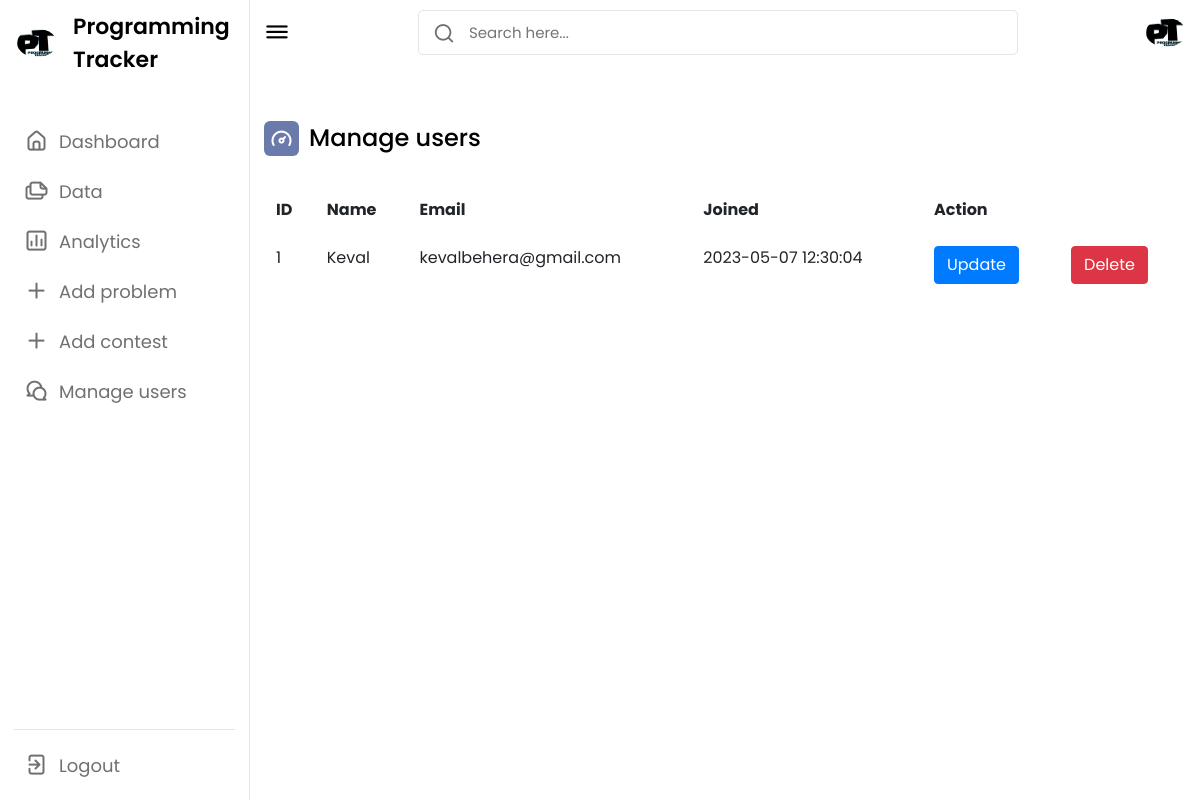
Page /admin_manage.php on the committed database.
### tables this page shows
CREATE TABLE `users` (
  `id` bigint(20) UNSIGNED NOT NULL,
  `username` varchar(50) NOT NULL,
  `email` varchar(100) NOT NULL,
  `password` varchar(50) NOT NULL,
  `datejoin` timestamp NOT NULL DEFAULT current_timestamp()
);

### admin_manage.php (the view, shortened to what this page needs)
<!DOCTYPE html>
<html lang="en">
<head>
    <link rel="stylesheet" href="./assets/css/admin.css">
    <link href='https://unpkg.com/boxicons@2.1.4/css/boxicons.min.css' rel='stylesheet'>
    <link rel="stylesheet" href="https://cdn.jsdelivr.net/npm/bootstrap@4.1.3/dist/css/bootstrap.min.css">
    <link rel="stylesheet" href="https://unicons.iconscout.com/release/v4.0.0/css/line.css">
</head>
<body>
<nav>
        <div class="logo-name">
            <div class="logo-image">
                <img src="./assets/images/PY.png" alt="Admin">
            </div>
            <span class="logo_name">Programming Tracker</span>
        </div>
        <div class="menu-items">
            <ul class="nav-links">
                <li><a href="admin.php">
                    <i class="uil uil-estate"></i>
                    <span class="link-name">Dashboard</span>
                </a></li>
                <li><a href="admin_data.php">
                    <i class="uil uil-files-landscapes"></i>
                    <span class="link-name">Data</span>
                </a></li>
                <li><a href="admin_analytics.php">
                    <i class="uil uil-chart"></i>
                    <span class="link-name">Analytics</span>
                </a></li>
                <li><a href="add_problem.php">
                    <i class="uil uil-plus"></i>
                    <span class="link-name">Add problem</span>
                </a></li>
                <li><a href="add_contest.php">
                    <i class="uil uil-plus"></i>
                    <span class="link-name">Add contest</span>
                </a></li>
                <li><a href="admin_manage.php">
                    <i class="uil uil-comments"></i>
                    <span class="link-name">Manage users</span>
                </a></li>
            </ul>
            <ul class="logout-mode">
                <li><a href="admin_login.php">
                    <i class="uil uil-signout"></i>
                    <span class="link-name">Logout</span>
                </a></li>
            </ul>
        </div>
    </nav>
    <section class="dashboard">
        <div class="top">
            <i class="uil uil-bars sidebar-toggle"></i>
            <div class="search-box">
                <i class="uil uil-search"></i>
                <input type="text" placeholder="Search here...">
            </div>
            <img src="./assets/images/PY.png" alt="">
        </div>
    <div class="dash-content">
            <div class="overview">
                <div class="title">
                    <i class="uil uil-tachometer-fast-alt"></i>
                    <span class="text">Manage users</span>
                </div>
            </div>
            <div class="activity">
            <table class="table table-borderless table-data3">
            <thead>
            <tr>
                <th>ID</th>
                <th>Name</th>
                <th>Email</th>
                <th>Joined</th>
                <th>Action</th>
            </tr>
            </thead>
            <?php
            $con = mysqli_connect("localhost:3333","root","","progtrack");
                    $query = "SELECT * FROM users";
                    $query_run = mysqli_query($con, $query);
                    if(mysqli_num_rows($query_run) > 0)
                    {
                        foreach($query_run as $items)
                        {
                            ?>
                            <tr>
                                <td><?= $items['id']; ?></td>
                                <td><?= $items['username']; ?></td>
                                <td><?= $items['email']; ?></td>
                                <td><?= $items['datejoin']; ?></td>
                                <td><a href="admin_update_user.php?id=<?= $items['id']; ?>" class="btn btn-primary">Update</a></td>
                                <td><a href="delete_user.php?id=<?= $items['id']; ?>" class="btn btn-danger">Delete</a></td>
                            </tr>
                            <?php
                        }
                    }
                    else
                    {
                        ?>
                            <tr>
                                <td colspan="4">No Record Found</td>
                            </tr>
                        <?php
                    }
        ?>
            </table>
            </div>
        </div>
    </section>
</body>
</html>

### assets/css/admin.css (style rules this page uses)
* { margin: 0; padding: 0; box-sizing: border-box; font-family: 'Poppins', sans-serif; }
:root { --primary-color: #6a7bab; --panel-color: #FFF; --text-color: #000; --black-light-color: #707070; --border-color: #e6e5e5; --toggle-color: #DDD; --box1-color: #8cd2f0; --box2-color: #FFE6AC; --box3-color: #E7D1FC; --title-icon-color: #fff; --tran-05: all 0.5s ease; --tran-03: all 0.3s ease; --tran-03: all 0.2s ease; }
body { min-height: 100vh; background-color: var(--primary-color); }
nav { position: fixed; top: 0; left: 0; height: 100%; width: 250px; padding: 10px 14px; background-color: var(--panel-color); border-right: 1px solid var(--border-color); transition: var(--tran-05); }
nav .logo-name { display: flex; align-items: center; }
nav .logo-image { display: flex; justify-content: center; min-width: 45px; }
nav .logo-image img { width: 40px; object-fit: cover; border-radius: 50%; }
nav .logo-name .logo_name { font-size: 22px; font-weight: 600; color: var(--text-color); margin-left: 14px; transition: var(--tran-05); text-decoration: solid; }
nav .menu-items { margin-top: 40px; height: calc(100% - 90px); display: flex; flex-direction: column; justify-content: space-between; }
.menu-items li { list-style: none; }
.menu-items li a { display: flex; align-items: center; height: 50px; text-decoration: none; position: relative; }
.menu-items li a i { font-size: 24px; min-width: 45px; height: 100%; display: flex; align-items: center; justify-content: center; color: var(--black-light-color); }
.menu-items li a .link-name { font-size: 18px; font-weight: 400; color: var(--black-light-color); transition: var(--tran-05); }
.menu-items .logout-mode { padding-top: 10px; border-top: 1px solid var(--border-color); }
.dashboard { position: relative; left: 250px; background-color: var(--panel-color); min-height: 100vh; width: calc(100% - 250px); padding: 10px 14px; transition: var(--tran-05); }
.dashboard .top { position: fixed; top: 0; left: 250px; display: flex; width: calc(100% - 250px); justify-content: space-between; align-items: center; padding: 10px 14px; background-color: var(--panel-color); transition: var(--tran-05); z-index: 10; }
.dashboard .top .sidebar-toggle { font-size: 26px; color: var(--text-color); cursor: pointer; }
.dashboard .top .search-box { position: relative; height: 45px; max-width: 600px; width: 100%; margin: 0 30px; }
.top .search-box input { position: absolute; border: 1px solid var(--border-color); background-color: var(--panel-color); padding: 0 25px 0 50px; border-radius: 5px; height: 100%; width: 100%; color: var(--text-color); font-size: 15px; font-weight: 400; outline: none; }
.top .search-box i { position: absolute; left: 15px; font-size: 22px; z-index: 10; top: 50%; transform: translateY(-50%); color: var(--black-light-color); }
.top img { width: 40px; border-radius: 50%; }
.dashboard .dash-content { padding-top: 50px; }
.dash-content .title { display: flex; align-items: center; margin: 60px 0 30px 0; }
.dash-content .title i { position: relative; height: 35px; width: 35px; background-color: var(--primary-color); border-radius: 6px; color: var(--title-icon-color); display: flex; align-items: center; justify-content: center; font-size: 24px; }
.dash-content .title .text { font-size: 24px; font-weight: 500; color: var(--text-color); margin-left: 10px; }

### rows in the picture
users: id "1", username "Keval", email "kevalbehera@gmail.com", datejoin "2023-05-07 12:30:04"
